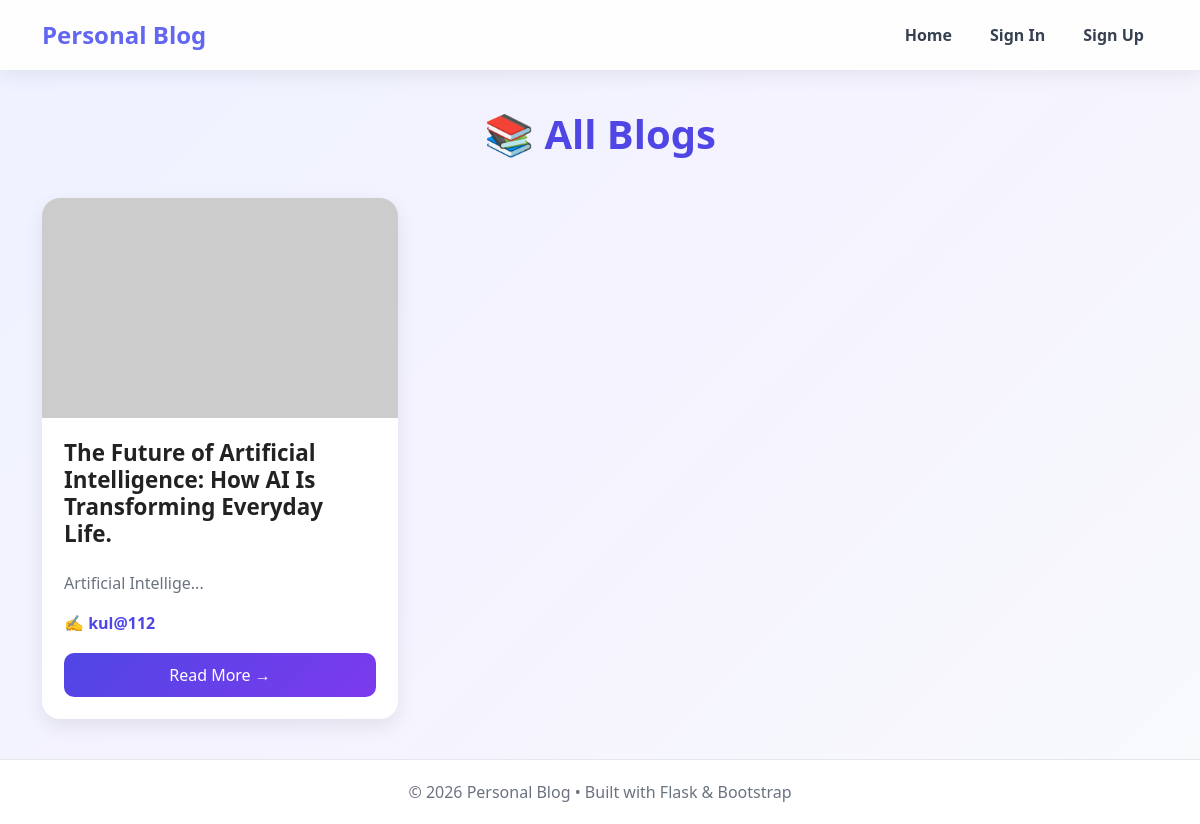
Before: / with the older database file.
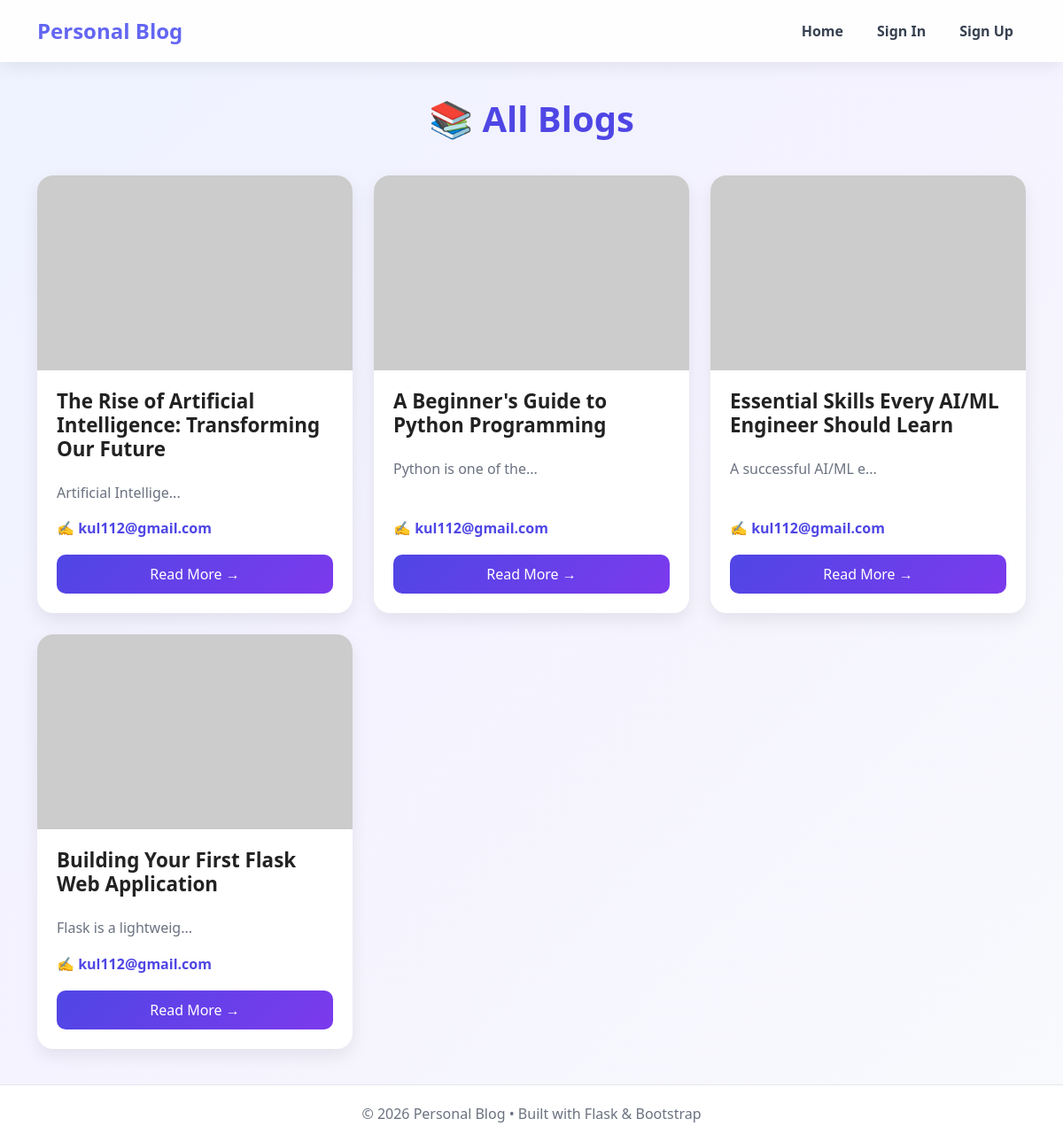
After: the same page with the newer database file.
### app.py (models this page shows)
class Blog(db.Model):
    id = db.Column(db.Integer, primary_key=True)
    title = db.Column(db.String(100), nullable=False)
    description = db.Column(db.Text, nullable=False)
    createdat = db.Column(db.DateTime, default=datetime.utcnow)
    author = db.Column(db.String(100), nullable=False)

### app.py (the view)
@app.route('/')
def home():
    blogs = Blog.query.all()
    return render_template('index.html',blogs = blogs)

### Templates/index.html (shortened to what this page needs)
{% extends "base.html" %}
{% block content %}
<h1 class="page-title">📚 All Blogs</h1>
<div class="row g-4">
    {% for blog in blogs %}
    <div class="col-lg-4 col-md-6">
        <div class="card blog-card">
            <img src="https://picsum.photos/400/250?random={{ blog.id }}"
     alt="Blog Image">
            <div class="card-body">
                <h5 class="card-title">{{ blog.title }}</h5>
                <p class="card-text">
                    {{ blog.description[:20] }}...
                </p>
                <p class="author">
                    ✍ {{ blog.author }}
                </p>
                <a href="{{ url_for('blogdetails', blog_id=blog.id) }}"
                   class="read-btn">
                    Read More →
                </a>
            </div>
        </div>
    </div>
    {% endfor %}
</div>
{% endblock %}

### Templates/base.html (shortened to what this page needs)
<!doctype html>
<html lang="en">
<head>
    <link href="https://cdn.jsdelivr.net/npm/bootstrap@5.3.8/dist/css/bootstrap.min.css" rel="stylesheet">
</head>
<body>
    <nav class="navbar navbar-expand-lg">
        <div class="container">
            <a class="navbar-brand" href="/">Personal Blog</a>
            <div class="collapse navbar-collapse" id="navbarNav">
                <ul class="navbar-nav ms-auto">
                    <li class="nav-item">
                        <a class="nav-link" href="/">Home</a>
                    </li>
                    {% if 'user' not in session %}
                    <li class="nav-item">
                        <a class="nav-link" href="/login">Sign In</a>
                    </li>
                    <li class="nav-item">
                        <a class="nav-link" href="/register">Sign Up</a>
                    </li>
                    {% endif %}
                </ul>
            </div>
        </div>
    </nav>
    <main class="main-content">
        <div class="container">
            {% block content %}
            {% endblock %}
        </div>
    </main>
    <footer>
        © 2026 Personal Blog • Built with Flask & Bootstrap
    </footer>
</body>
</html>

### Templates/base.html (style rules this page uses)
:root { --primary: #6366f1; --secondary: #8b5cf6; --dark: #111827; --light: #f8fafc; }
* { margin: 0; padding: 0; box-sizing: border-box; }
html, body { height: 100%; }
body { display: flex; flex-direction: column; font-family: 'Segoe UI', Tahoma, Geneva, Verdana, sans-serif; background: linear-gradient(135deg, #eef2ff 0%, #f5f3ff 50%, #f8fafc 100%); }
.navbar { background: rgba(255, 255, 255, 0.9) !important; backdrop-filter: blur(12px); -webkit-backdrop-filter: blur(12px); box-shadow: 0 4px 20px rgba(0, 0, 0, 0.08); padding: 12px 0; }
.navbar-brand { font-size: 1.5rem; font-weight: 700; color: var(--primary) !important; }
.nav-link { color: #374151 !important; font-weight: 600; margin-left: 10px; padding: 8px 14px !important; border-radius: 8px; transition: all 0.3s ease; }
.main-content { flex:1; border-radius: 0px; padding: 40px 15px; }
h1, h2, h3, h4, h5, h6 { color: var(--dark); font-weight: 700; }
footer { background: #ffffff; border-top: 1px solid #e5e7eb; text-align: center; padding: 20px; color: #6b7280; margin-top: auto; }

### Templates/index.html (style rules this page uses)
.page-title { text-align:center; margin-bottom:40px; font-size:2.5rem; font-weight:700; color:#4f46e5; }
.blog-card { border:none; border-radius:18px; overflow:hidden; box-shadow:0 8px 20px rgba(0,0,0,.08); transition:.35s; height:100%; }
.blog-card img { width:100%; height:220px; object-fit:cover; }
.blog-card .card-body { display:flex; flex-direction:column; padding:22px; }
.blog-card .card-title { font-size:1.4rem; font-weight:700; color:#222; }
.blog-card .card-text { color:#6b7280; margin:15px 0; line-height:1.6; flex-grow:1; }
.author { font-weight:600; color:#4f46e5; margin-bottom:18px; }
.read-btn { text-decoration:none; text-align:center; background:linear-gradient(135deg,#4f46e5,#7c3aed); color:#fff; padding:10px; border-radius:10px; transition:.3s; }

Changed rows visible on the page:
removed Blog: title "The Future of Artificial Intelligence: How AI Is Transforming Everyday Life.", description "Artificial Intellige", author "kul@112"
added Blog: title "The Rise of Artificial Intelligence: Transforming Our Future", description "Artificial Intellige", author "kul112@gmail.com"
added Blog: title "A Beginner's Guide to Python Programming", description "Python is one of the", author "kul112@gmail.com"
added Blog: title "Essential Skills Every AI/ML Engineer Should Learn", description "A successful AI/ML e", author "kul112@gmail.com"
added Blog: title "Building Your First Flask Web Application", description "Flask is a lightweig", author "kul112@gmail.com"
